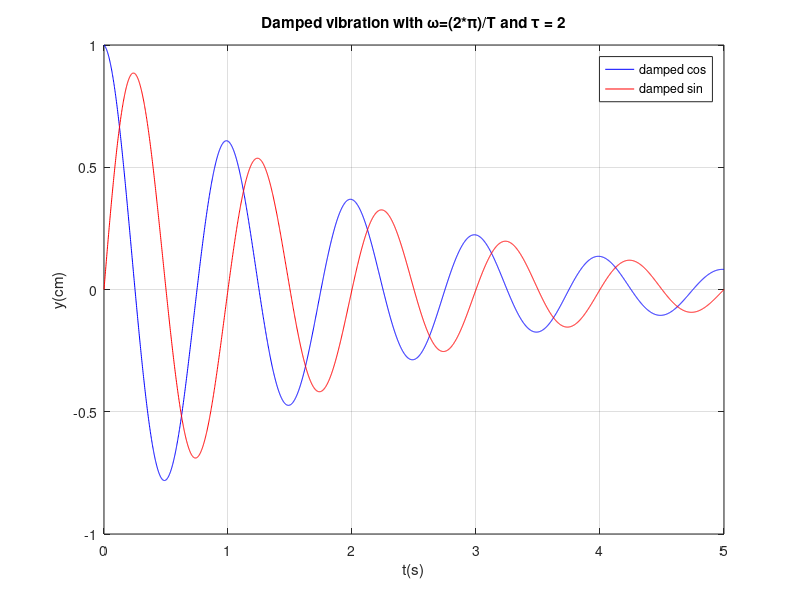

This figure's MATLAB source:
%% plotDampedSinusoids
%  make a plot of the function
%  y(t)=cos(omega*t)exp^(-t/tau)
%  Or optionally
%  y(t)=sin(omega*t)exp^(-t/tau)
%  Author: Samson Odan

%% Set Parameters
T=1;    % period of cosine (s)
tau=2;  % damping time (s)

tmin=0;
tmax=5*T;
omega=2*pi/T;
Nt=3000;
plotBoth = true;

%% set up arrays and tabulate
t=linspace(tmin,tmax,Nt);
y1=cos(omega*t).*exp(-t/tau);
y2=sin(omega*t).*exp(-t/tau);

%% plot curve and label
if plotBoth
    plot(t,y1,'b',t,y2,'r');
    legend('damped cos', 'damped sin')
else
    plot(t,y2)
end

grid on
xlabel('t(s)');
ylabel('y(cm)');
title(['Damped vibration with \omega=(2*\pi)/T and \tau = ', num2str(tau)]);
